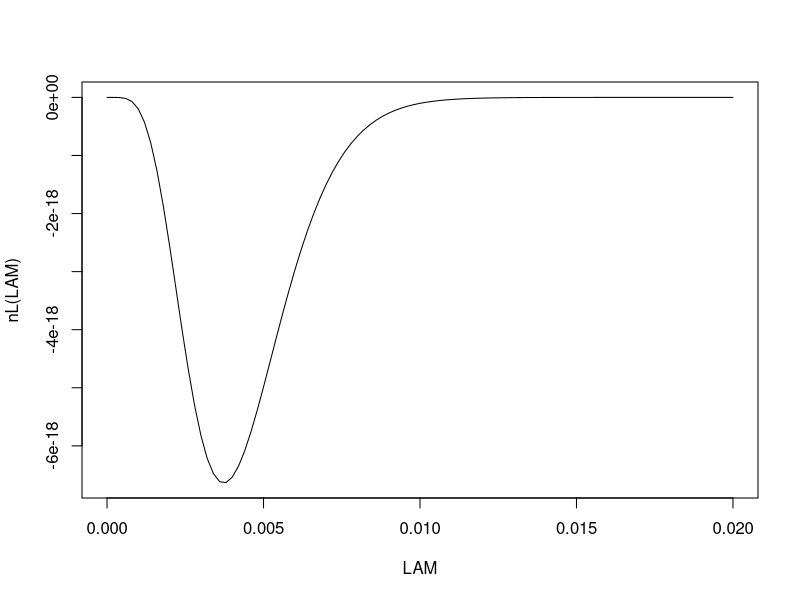

Recreate this plot in R.
# =================================
# Example 4.13 on Page 248.
# =================================

# Lexical (static) scoping.

# Example for R language
f = function(theta) { theta * sum(x) }

x = 1:10 
f(0.1)
f(1.0)
f(2.0)
#

#----------------------------
# Likelihood function. 
# See Example 4.7 on Page 243
L = function(lam) { 
    n = length(x)
    lam^n * exp( -lam*sum(x) )
}
nL = function(lam) { -L(lam) }

#----------------------------
# loglikelihood 
l = function(lam) { 
    n = length(x)
    n * log(lam) - lam*sum(x)
}

# negative loglikelihood 
nl = function(lam) { -l(lam) }

# negative loglikelihood 
# (with stability in numerical calculation)
nl2 = function(lam) { 
      if ( lam <= 0 ) return( 1000*(abs(lam)+1) )
     -l(lam) 
}

#----------------------------
# Differentiating log-likelihood
Dl = function(lam) { 
     n = length(x)
     n/lam - sum(x) 
}
#----------------------------


#====================================
# Minimizing with negative Likelihood
x = c(25, 75, 150, 230, 430, 700)

nlminb( start= 0.0001, nL )
nlminb( start= 0.001,  nL )
nlminb( start= 1.000,  nL )
nlminb( start= 10,     nL )
# The above are very sensitive to a starting value

LAM = seq(0, 0.02, length=101)
plot(LAM, nL(LAM), type="l")

#====================================
# Minimizing with negative loglikelihood

nlminb( start= 0.0001, nl )
nlminb( start= 0.001,  nl )
nlminb( start= 1.000,  nl )
nlminb( start= 10,     nl )
nlminb( start= 100,    nl )
# The above find the MLE very well.
# But, they report some warning messages.

#====================================
# Minimizing with negative loglikelihood
# (stable version)

nlminb( start= 0.0001, nl2 )
nlminb( start= 0.001,  nl2 )
nlminb( start= 1.000,  nl2 )
nlminb( start= 10,     nl2 )
nlminb( start= 100,    nl2 )
# The above find the MLE very well.
# No warning messages.

#====================================
# Solving the dl/dlam = 0. 

HUGE = sqrt(.Machine$double.xmax)
uniroot (Dl, interval=c(0,HUGE))

